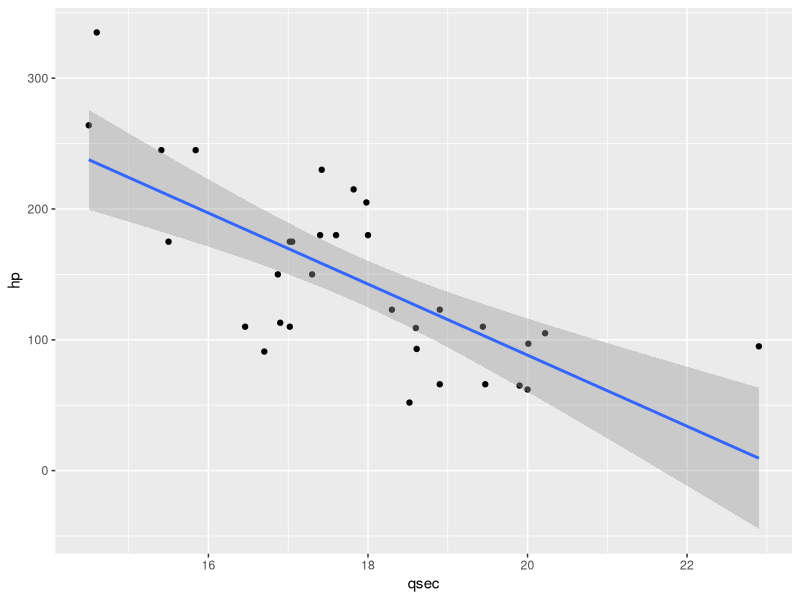
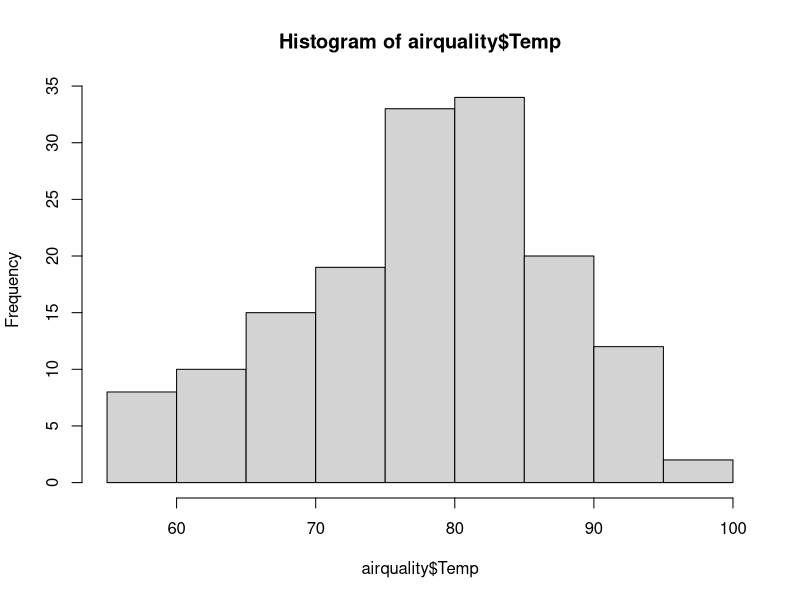
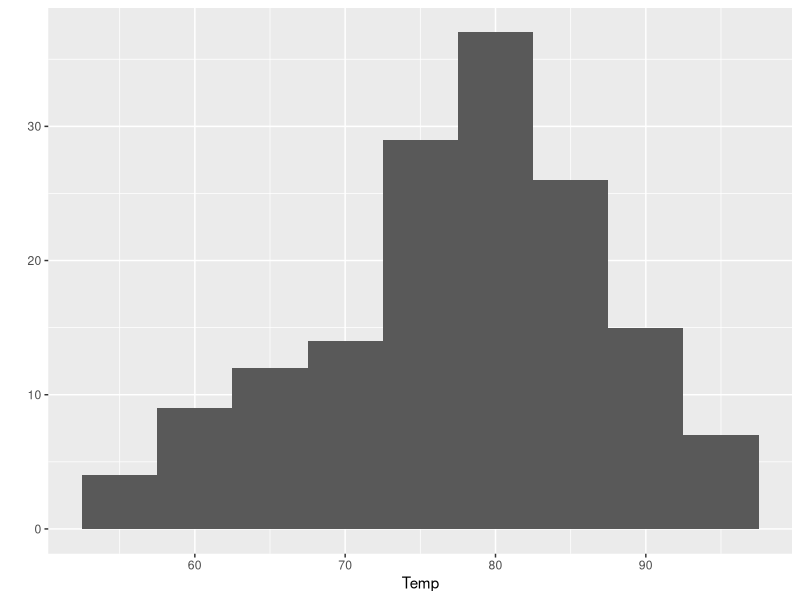
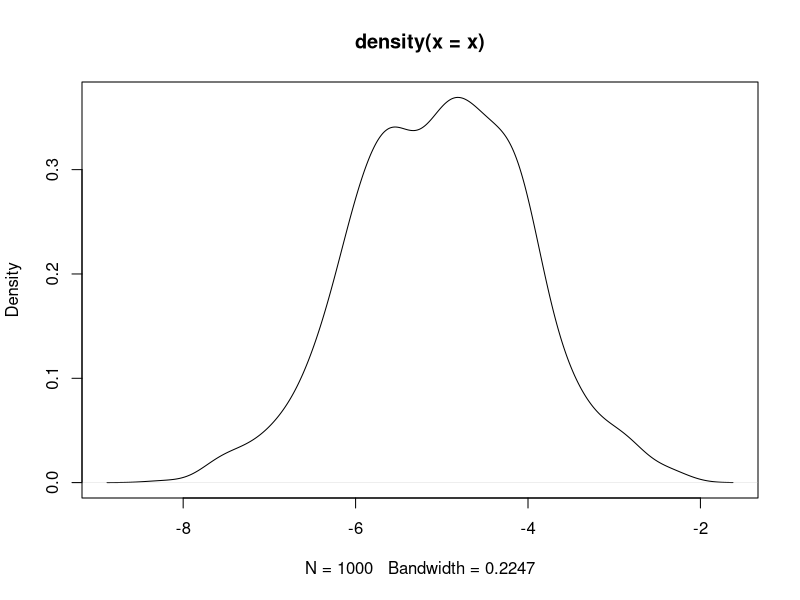
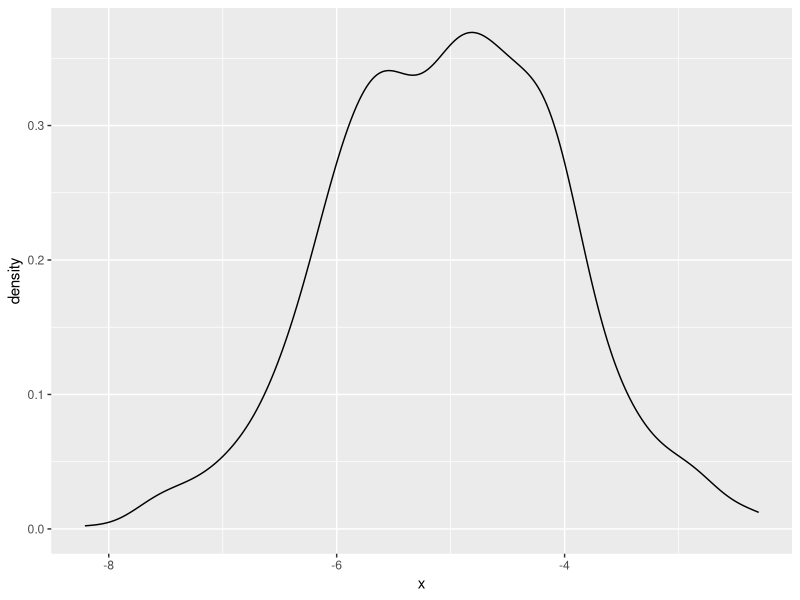

Source code (R) for these figures, in order:
rm(list = ls())

library(ggplot2)
data(mtcars)

# q1
# qplot(hp, qsec, data=mtcars, geom=c("point","smooth"), method="lm") 


# q3
p <- ggplot(data = mtcars)
p <- p + aes(x = qsec, y = hp)
p <- p + geom_point() + geom_smooth(method = lm)
p


# q4
hist(airquality$Temp, breaks=10)
qplot(Temp, data=airquality, binwidth=5) 


# q5
x<-rnorm(1000, mean=-5) 
plot(density(x))
ggplot() + aes(x = x) + geom_density() 